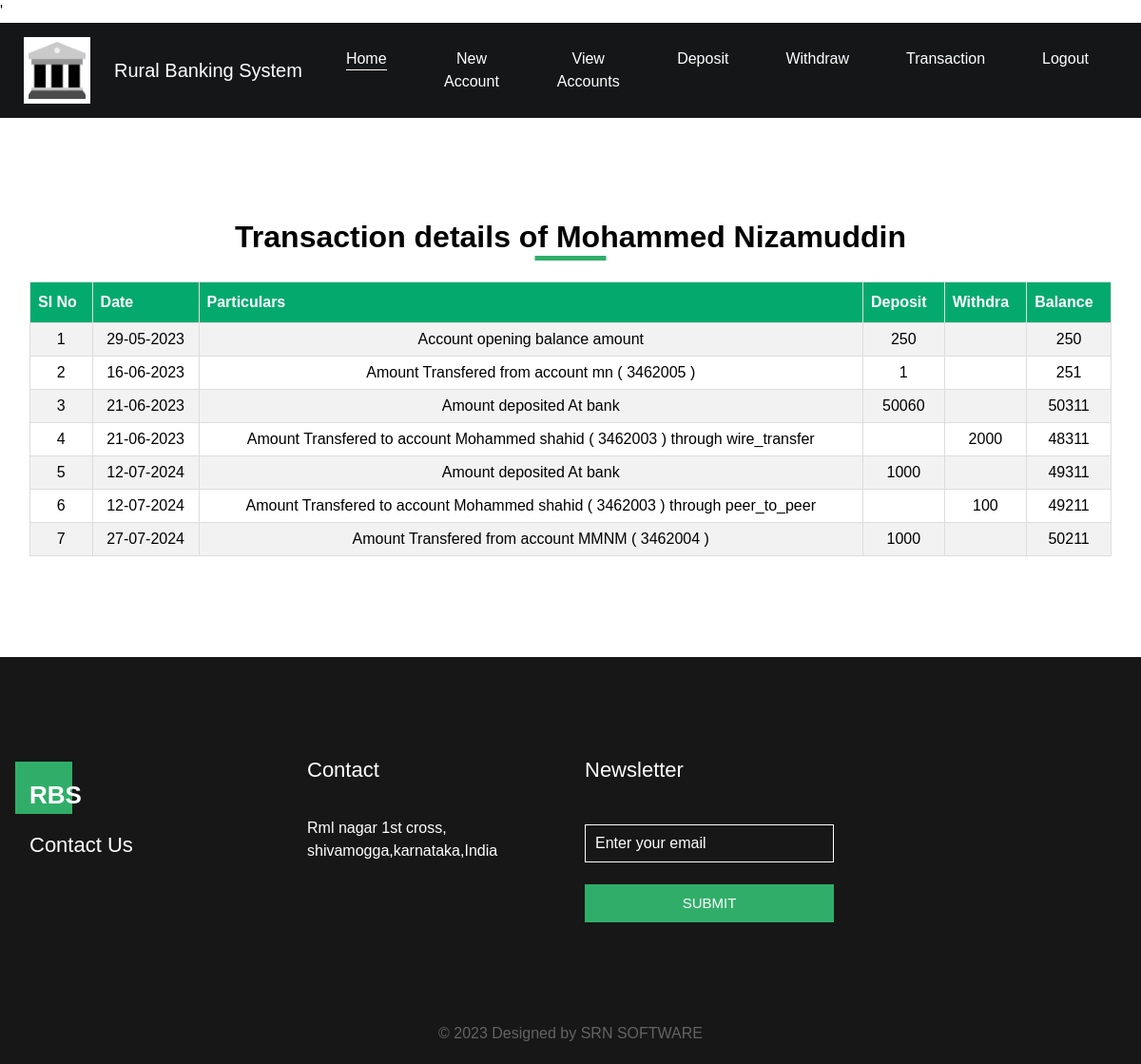
Page /admin/transation.php?id=3462002 on the committed database.
### tables this page shows
CREATE TABLE `user` (
  `accountno` int(200) NOT NULL,
  `name` varchar(200) NOT NULL,
  `photo` varchar(200) NOT NULL,
  `phonenumber` varchar(200) NOT NULL,
  `email` varchar(200) NOT NULL,
  `address` varchar(200) NOT NULL,
  `adharnumber` varchar(200) NOT NULL,
  `password` varchar(200) NOT NULL,
  `date` varchar(200) NOT NULL,
  `status` varchar(200) NOT NULL
);

CREATE TABLE `trsnsaction` (
  `id` int(200) NOT NULL,
  `accountno` varchar(200) NOT NULL,
  `date` varchar(200) NOT NULL,
  `particulars` varchar(200) NOT NULL,
  `withdra` varchar(200) NOT NULL,
  `deposit` varchar(200) NOT NULL,
  `balance` varchar(200) NOT NULL
);

### admin/transation.php (the view, shortened to what this page needs)
<?php include 'header.php'; ?>
<?php
        $id=$_GET['id'];
             include 'dbconfig.php';
                        $sql="SELECT * FROM `user` where `accountno`='$id'";
                        $result= mysqli_query($conn,$sql);
                        if ($result->num_rows > 0)
                        {
                            while($row = $result->fetch_assoc())
                            {
                                $name=$row['name'];
                            }
                        }
?>
<section class="about_section layout_padding">
    <div class="container">
      <div class="heading_container">
        <h2>
          Transaction details of <?php echo $name; ?>
        </h2>
      </div>
      <div class="box" >
          <table id="customers" >
   <tr>
    <th>SI No</th>
    <th>Date</th>
    <th>Particulars</th>
    <th>Deposit</th>
    <th>Withdra</th>
    <th>Balance</th>
 </tr>
   <?php
        $slno=0;
             include 'dbconfig.php';
                        $sql="SELECT * FROM `trsnsaction` WHERE `accountno`='$id'";
                        $result= mysqli_query($conn,$sql);
                        if ($result->num_rows > 0)
                        {
                            while($row = $result->fetch_assoc())
                            {
                                $particulars=$row['particulars'];
                                $withdra=$row['withdra'];
                                $deposit=$row['deposit'];
                                $balance=$row['balance'];
                                $date=$row['date'];
                                $slno++;
                                echo "<tr><td >$slno</td><td >$date</td><td>$particulars</td><td>$deposit</td><td>$withdra</td><td>$balance</td></tr>";
                            }
                        }
       ?>
            </table>
      </div>
    </div>
  </section>
<?php include 'footer.php';  ?>

### admin/header.php (shortened to what this page needs)
<html>
<head>
  <link rel="stylesheet" type="text/css"
    href="https://cdnjs.cloudflare.com/ajax/libs/OwlCarousel2/2.3.4/assets/owl.carousel.min.css" />
  <link rel="stylesheet" type="text/css" href="css/bootstrap.css" />
  <link href="css/style.css" rel="stylesheet" />
  <link href="css/responsive.css" rel="stylesheet" />
</head>
<body>
    <header class="header_section">
      <div class="container-fluid">
        <nav class="navbar navbar-expand-lg custom_nav-container ">
            <div style="background: white;padding: 5px;margin-right:  25px"><img src="images/bank.png" width="60" height="60"></div>
          <a class="navbar-brand" href="index.html">
            <span>
              Rural Banking System
            </span>
          </a>
          <div class="collapse navbar-collapse" id="navbarSupportedContent">
            <div class="d-flex ml-auto flex-column flex-lg-row align-items-center">
              <ul class="navbar-nav  ">
                <li class="nav-item active">
                  <a class="nav-link" href="home">Home <span class="sr-only">(current)</span></a>
                </li>
                <li class="nav-item ">
                  <a class="nav-link" href="newacount"> New Account </a>
                </li>
                <li class="nav-item">
                    <a class="nav-link" href="viewaccount"> View Accounts </a>
                </li>
                <li class="nav-item">
                    <a class="nav-link" href="deposit"> Deposit </a>
                </li>
                <li class="nav-item">
                    <a class="nav-link" href="withdra"> Withdraw </a>
                </li>
                <li class="nav-item">
                    <a class="nav-link" href="transfer">Transaction</a>
                </li>
                <li class="nav-item">
                  <a class="nav-link" href="logout">Logout</a>
                </li>
              </ul>
            </div>
          </div>
        </nav>
      </div>
    </header>

### admin/footer.php (shortened to what this page needs)
  <section class="info_section layout_padding">
    <div class="container">
      <div class="row">
        <div class="col-md-3">
          <div class="info_contact">
            <div class="info_logo">
              <a href="index.html">
                <span>
                  RBS
                </span>
              </a>
            </div>
            <h5>
              Contact Us
            </h5>
          </div>
        </div>
        <div class="col-md-3">
          <div class="info_info">
            <h5>
              Contact
            </h5>
            <p>
              Rml nagar 1st cross, shivamogga,karnataka,India
            </p>
          </div>
        </div>
        <div class="col-md-3">
          <div class="info_form ">
            <h5>
              Newsletter
            </h5>
            <form action="">
              <input type="email" placeholder="Enter your email" />
              <button>
                SUBMIT
              </button>
            </form>
          </div>
        </div>
      </div>
    </div>
  </section>
  <section class="container-fluid footer_section">
    <p>
      &copy; 2023 Designed by SRN
      <a href="https://html.design/">SOFTWARE </a>
    </p>
  </section>
</body>
</html>

### admin/css/style.css (style rules this page uses)
#customers { font-family: Arial, Helvetica, sans-serif; border-collapse: collapse; width: 100%; margin-top: 20px; text-align: center; }
#customers td, #customers th { border: 1px solid #ddd; padding: 8px; }
#customers tr:nth-child(even) { background-color: #f2f2f2; }
#customers th { padding-top: 12px; padding-bottom: 12px; text-align: left; background-color: #04AA6D; color: white; }
input { width: 100%; padding: 12px 20px; margin: 8px 0; display: inline-block; border: 1px solid #ccc; box-sizing: border-box; }
button { background-color: #04AA6D; color: white; padding: 14px 20px; margin: 8px 0; border: none; cursor: pointer; width: 100%; }
.container { padding: 16px; }
body { font-family: "Roboto", sans-serif; color: #000000; background-color: #ffffff; font-family: Arial, Helvetica, sans-serif; }
.layout_padding { padding: 90px 0; }
.heading_container { display: -webkit-box; display: -ms-flexbox; display: flex; -webkit-box-pack: center; -ms-flex-pack: center; justify-content: center; text-align: center; }
.heading_container h2 { font-weight: bold; position: relative; }
.heading_container h2::before { content: ""; position: absolute; bottom: -6px; left: 50%; width: 75px; height: 5px; background-color: #30ae69; -webkit-transform: translateX(-50%); transform: translateX(-50%); }
.header_section { background-color: #151618; }
.header_section .container-fluid { padding-right: 25px; padding-left: 25px; }
.custom_nav-container.navbar-expand-lg .navbar-nav .nav-item .nav-link { margin: 10px 30px; padding: 0; color: #ffffff; text-align: center; position: relative; }
.custom_nav-container.navbar-expand-lg .navbar-nav .nav-item .nav-link::after { display: none; content: ""; position: absolute; left: 0; bottom: 0; width: 100%; height: 1px; background-color: #ffffff; }
.custom_nav-container.navbar-expand-lg .navbar-nav .nav-item.active a::after, .custom_nav-container.navbar-expand-lg .navbar-nav .nav-item:hover a::after { display: block; }
a, a:hover, a:focus { text-decoration: none; }
.navbar-brand { display: -webkit-box; display: -ms-flexbox; display: flex; -webkit-box-align: center; -ms-flex-align: center; align-items: center; position: relative; }
.navbar-brand span { font-size: 20px; color: #ffffff; position: relative; z-index: 3; }
.navbar-brand::before { content: ""; position: absolute; left: -10px; bottom: 0; width: 45px; height: 45px; z-index: 2; }
.custom_nav-container { z-index: 99999; padding: 15px 0; }
.about_section { text-align: center; }
.about_section .box { display: -webkit-box; display: -ms-flexbox; display: flex; -webkit-box-orient: vertical; -webkit-box-direction: normal; -ms-flex-direction: column; flex-direction: column; -webkit-box-align: center; -ms-flex-align: center; align-items: center; }
.info_section { background-color: #171717; color: #ffffff; padding: 90px 0 45px 0; }
.info_section h5 { margin-bottom: 35px; font-size: 22px; }
.info_section .info_contact .info_logo a { position: relative; }
.info_section .info_contact .info_logo a span { color: #ffffff; font-size: 26px; font-weight: bold; position: relative; z-index: 3; }
.info_section .info_contact .info_logo a::before { content: ""; position: absolute; left: -15px; bottom: 0; width: 60px; height: 55px; background-color: #30ae69; z-index: 2; }
.info_section .info_contact > div { display: -webkit-box; display: -ms-flexbox; display: flex; -webkit-box-align: center; -ms-flex-align: center; align-items: center; margin: 20px 0; }
.info_section .info_form form input { outline: none; width: 100%; padding: 7px 10px; border: 1px solid #ffffff; background-color: transparent; color: #ffffff; }
.info_section .info_form form input::placeholder { color: #ffffff; }
.info_section .info_form form button { display: inline-block; padding: 8px 35px; background-color: #30ae69; border: 1px solid #30ae69; color: #ffffff; border-radius: 0; -webkit-transition: -webkit-transform 0.3s; transition: -webkit-transform 0.3s; transition: transform 0.3s; transition: transform 0.3s, -webkit-transform 0.3s; margin-top: 15px; text-transform: uppercase; font-size: 15px; }
.footer_section { background-color: #171717; font-weight: 500; display: -webkit-box; display: -ms-flexbox; display: flex; -webkit-box-pack: center; -ms-flex-pack: center; justify-content: center; }
.footer_section p { padding: 20px; color: #636363; margin: 0 auto; text-align: center; }
.footer_section a { color: #636363; }

### admin/css/responsive.css (style rules this page uses)
@media (min-width: 1200px) { .container { max-width: 1170px; } }

### rows in the picture
user: name "Mohammed Nizamuddin"
trsnsaction: date "29-05-2023", particulars "Account opening balance amount", deposit "250", balance "250"
trsnsaction: date "16-06-2023", particulars "Amount Transfered from account mn ( 3462005 )", deposit "1", balance "251"
trsnsaction: date "21-06-2023", particulars "Amount deposited At bank", deposit "50060", balance "50311"
trsnsaction: date "21-06-2023", particulars "Amount Transfered to account Mohammed shahid ( 3462003 ) through wire_transfer", withdra "2000", balance "48311"
trsnsaction: date "12-07-2024", particulars "Amount deposited At bank", deposit "1000", balance "49311"
trsnsaction: date "12-07-2024", particulars "Amount Transfered to account Mohammed shahid ( 3462003 ) through peer_to_peer", withdra "100", balance "49211"
trsnsaction: date "27-07-2024", particulars "Amount Transfered from account MMNM ( 3462004 )", deposit "1000", balance "50211"
